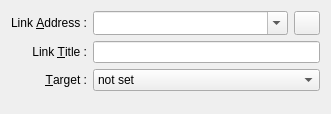
<?xml version="1.0" encoding="UTF-8"?>
<ui version="4.0">
 <class>AddEditLinkBase</class>
 <widget class="QWidget" name="AddEditLinkBase">
  <property name="geometry">
   <rect>
    <x>0</x>
    <y>0</y>
    <width>331</width>
    <height>114</height>
   </rect>
  </property>
  <property name="sizePolicy">
   <sizepolicy hsizetype="Preferred" vsizetype="Preferred">
    <horstretch>0</horstretch>
    <verstretch>0</verstretch>
   </sizepolicy>
  </property>
  <layout class="QGridLayout" name="gridLayout">
   <item row="1" column="0">
    <widget class="QLabel" name="label">
     <property name="sizePolicy">
      <sizepolicy hsizetype="Maximum" vsizetype="Preferred">
       <horstretch>0</horstretch>
       <verstretch>0</verstretch>
      </sizepolicy>
     </property>
     <property name="text">
      <string comment="the web address of the link">Link &amp;Address :</string>
     </property>
     <property name="alignment">
      <set>Qt::AlignRight|Qt::AlignTrailing|Qt::AlignVCenter</set>
     </property>
     <property name="buddy">
      <cstring>txtAddress</cstring>
     </property>
    </widget>
   </item>
   <item row="2" column="0">
    <widget class="QLabel" name="label_2">
     <property name="sizePolicy">
      <sizepolicy hsizetype="Minimum" vsizetype="Preferred">
       <horstretch>0</horstretch>
       <verstretch>0</verstretch>
      </sizepolicy>
     </property>
     <property name="text">
      <string comment="the word which is showed as a link">Link &amp;Title :</string>
     </property>
     <property name="alignment">
      <set>Qt::AlignRight|Qt::AlignTrailing|Qt::AlignVCenter</set>
     </property>
     <property name="buddy">
      <cstring>txtTitle</cstring>
     </property>
    </widget>
   </item>
   <item row="2" column="1" colspan="2">
    <widget class="KLineEdit" name="txtTitle"/>
   </item>
   <item row="3" column="0">
    <widget class="QLabel" name="label_3">
     <property name="sizePolicy">
      <sizepolicy hsizetype="Minimum" vsizetype="Preferred">
       <horstretch>0</horstretch>
       <verstretch>0</verstretch>
      </sizepolicy>
     </property>
     <property name="text">
      <string>&amp;Target :</string>
     </property>
     <property name="alignment">
      <set>Qt::AlignRight|Qt::AlignTrailing|Qt::AlignVCenter</set>
     </property>
     <property name="buddy">
      <cstring>comboTarget</cstring>
     </property>
    </widget>
   </item>
   <item row="3" column="1" colspan="2">
    <widget class="QComboBox" name="comboTarget">
     <item>
      <property name="text">
       <string>not set</string>
      </property>
     </item>
     <item>
      <property name="text">
       <string>Current window</string>
      </property>
     </item>
     <item>
      <property name="text">
       <string>New window</string>
      </property>
     </item>
    </widget>
   </item>
   <item row="4" column="0" colspan="3">
    <spacer name="verticalSpacer">
     <property name="orientation">
      <enum>Qt::Vertical</enum>
     </property>
     <property name="sizeHint" stdset="0">
      <size>
       <width>20</width>
       <height>40</height>
      </size>
     </property>
    </spacer>
   </item>
   <item row="1" column="1">
    <widget class="KComboBox" name="txtAddress">
     <property name="editable">
      <bool>true</bool>
     </property>
     <property name="insertPolicy">
      <enum>QComboBox::InsertAtTop</enum>
     </property>
     <property name="sizeAdjustPolicy">
      <enum>QComboBox::AdjustToMinimumContentsLengthWithIcon</enum>
     </property>
     <property name="minimumContentsLength">
      <number>10</number>
     </property>
    </widget>
   </item>
   <item row="1" column="2">
    <widget class="KPushButton" name="btnClear">
     <property name="sizePolicy">
      <sizepolicy hsizetype="Fixed" vsizetype="Fixed">
       <horstretch>0</horstretch>
       <verstretch>0</verstretch>
      </sizepolicy>
     </property>
     <property name="maximumSize">
      <size>
       <width>26</width>
       <height>26</height>
      </size>
     </property>
     <property name="toolTip">
      <string>Clear Link Cache</string>
     </property>
    </widget>
   </item>
  </layout>
 </widget>
 <customwidgets>
  <customwidget>
   <class>KPushButton</class>
   <extends>QPushButton</extends>
   <header>kpushbutton.h</header>
  </customwidget>
  <customwidget>
   <class>KLineEdit</class>
   <extends>QLineEdit</extends>
   <header>klineedit.h</header>
  </customwidget>
  <customwidget>
   <class>KComboBox</class>
   <extends>QComboBox</extends>
   <header>kcombobox.h</header>
  </customwidget>
 </customwidgets>
 <tabstops>
  <tabstop>txtAddress</tabstop>
  <tabstop>txtTitle</tabstop>
  <tabstop>comboTarget</tabstop>
 </tabstops>
 <resources/>
 <connections/>
</ui>
